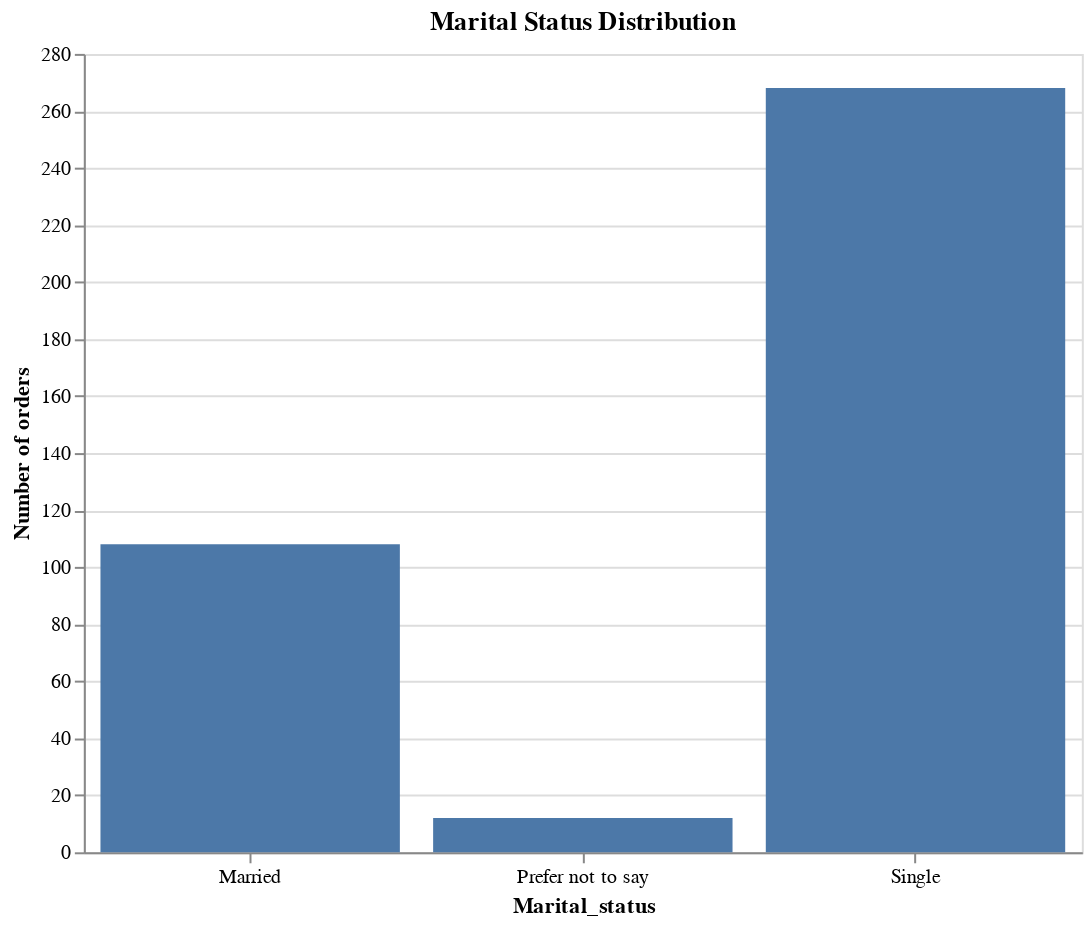

The cell this chart's notebook holds for it:
### Code cell
marital_chart

### Figure 1 — Vega-Lite specification as saved in the notebook (floating-point values rounded to 4 significant figures; data arrays with more than 128 entries replaced by an {"elided": "..."} marker saying what was removed)
{"config": {"view": {"continuousWidth": 300, "continuousHeight": 300}}, "data": {"name": "data-53239134cfde2153236bb8814d1d873d"}, "mark": {"type": "bar"}, "encoding": {"tooltip": [{"field": "Marital_status", "type": "nominal"}, {"aggregate": "count", "type": "quantitative"}], "x": {"axis": {"labelAngle": 0}, "field": "Marital_status", "type": "nominal"}, "y": {"aggregate": "count", "title": "Number of orders", "type": "quantitative"}}, "height": 400, "title": "Marital Status Distribution", "width": 500, "$schema": "https://vega.github.io/schema/vega-lite/v5.8.0.json", "datasets": {"data-53239134cfde2153236bb8814d1d873d": {"elided": "388 records"}}}
